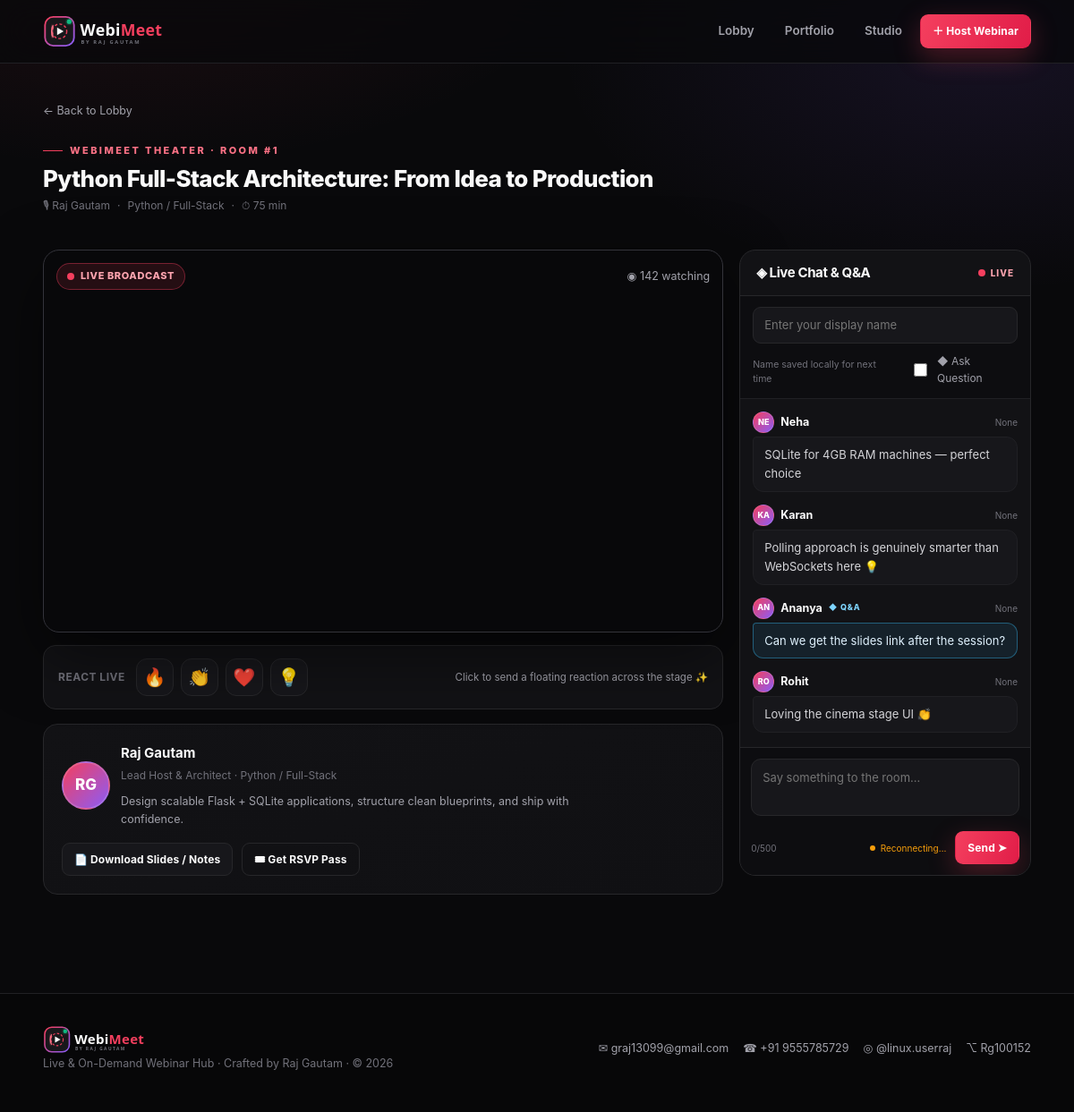
/room/1, run on the app's committed database.
### tables this page shows
CREATE TABLE webinars (
    id           INTEGER PRIMARY KEY AUTOINCREMENT,
    title        TEXT NOT NULL,
    speaker      TEXT NOT NULL,
    category     TEXT NOT NULL,
    mode         TEXT NOT NULL CHECK (mode IN ('live', 'recorded')),
    video_url    TEXT NOT NULL DEFAULT '',
    description  TEXT NOT NULL DEFAULT '',
    slides_url   TEXT NOT NULL DEFAULT '',
    starts_at    TEXT NOT NULL DEFAULT '',
    duration     TEXT NOT NULL DEFAULT '60 min',
    attendees    INTEGER NOT NULL DEFAULT 0,
    accent       TEXT NOT NULL DEFAULT 'rose',
    icon         TEXT NOT NULL DEFAULT '🎬',
    created_at   TEXT NOT NULL DEFAULT CURRENT_TIMESTAMP
);

CREATE TABLE chat_messages (
    id          INTEGER PRIMARY KEY AUTOINCREMENT,
    webinar_id  INTEGER NOT NULL,
    name        TEXT NOT NULL,
    message     TEXT NOT NULL,
    is_question INTEGER NOT NULL DEFAULT 0,
    created_at  TEXT NOT NULL DEFAULT CURRENT_TIMESTAMP,
    FOREIGN KEY (webinar_id) REFERENCES webinars(id) ON DELETE CASCADE
);

### routes/webinar_routes.py (the view, shortened to what this page needs)
@webinar_bp.get("/room/<int:webinar_id>")
def room(webinar_id):
    webinar = fetch_one("SELECT * FROM webinars WHERE id = ?", (webinar_id,))
    if webinar is None:
        abort(404)
    ticket_code = request.args.get("ticket", "").strip().upper()
    registration = None
    messages = fetch_all(
        """SELECT id, name, message, is_question,
                  strftime('%H:%M', created_at) AS time_label
           FROM chat_messages
           WHERE webinar_id = ?
           ORDER BY id DESC LIMIT 60""",
        (webinar_id,),
    )
    return render_template(
        "room.html",
        webinar=webinar,
        registration=registration,
        messages=list(reversed(messages)),
        preview=request.args.get("preview") == "1",
        active_page="room",
    )

### app.py (called while the page is built)
@app.context_processor
def inject_template_globals():
    return {
        "developer": DEVELOPER,
        "projects": PORTFOLIO_PROJECTS,
        "brand": "WebiMeet",
        "current_year": datetime.now(timezone.utc).year,
    }

### db.py (called while the page is built)
def get_db():
    if "db" not in g:
        os.makedirs(DB_DIR, exist_ok=True)
        connection = sqlite3.connect(DB_PATH)
        connection.row_factory = sqlite3.Row
        connection.execute("PRAGMA foreign_keys = ON")
        g.db = connection
    return g.db

def fetch_all(query, params=()):
    return get_db().execute(query, params).fetchall()

def fetch_one(query, params=()):
    return get_db().execute(query, params).fetchone()

### templates/room.html (shortened to what this page needs)
{% extends "base.html" %}
{% block content %}
<div class="container section-sm" style="padding-bottom:0">
  <a href="{{ url_for('webinar.lobby') }}" class="back-link">← Back to Lobby</a>
  <div class="between wrap">
    <div>
      <span class="eyebrow">WebiMeet Theater · Room #{{ webinar.id }}</span>
      <h2 style="margin:8px 0 4px;font-size:26px">{{ webinar.title }}</h2>
      <div class="session-meta" style="margin:0">
        <span>🎙 {{ webinar.speaker }}</span><span>·</span><span>{{ webinar.category }}</span><span>·</span><span>⏱ {{ webinar.duration }}</span>
      </div>
    </div>
  </div>
</div>
<div class="container section-sm">
  <div class="theater">
    <section class="stage-panel">
      <div class="video-shell">
        {% if preview %}
          <div style="position:absolute;inset:0;display:grid;place-items:center;background:radial-gradient(circle at 40% 40%, rgba(244,63,94,.22), transparent 50%), radial-gradient(circle at 75% 70%, rgba(139,92,246,.25), transparent 55%), #0b0b0f">
            <div class="hero-orb" style="width:220px;height:220px;left:50%;top:50%"></div>
            <div class="play-core" style="position:relative;top:auto;left:auto;transform:none;width:88px;height:88px">
              <svg viewBox="0 0 24 24" fill="none" aria-hidden="true"><path d="M8 5.5 19 12 8 18.5Z" fill="white"/></svg>
            </div>
          </div>
        {% elif webinar.mode == 'live' %}
          <iframe
            src="{{ webinar.video_url or ('https://meet.jit.si/WebiMeet-' ~ webinar.id) }}"
            allow="camera; microphone; fullscreen; display-capture; autoplay"
            allowfullscreen loading="lazy"
            title="Live Jitsi broadcast — {{ webinar.title }}"></iframe>
        {% else %}
          <iframe
            src="{{ webinar.video_url }}"
            allow="accelerometer; autoplay; clipboard-write; encrypted-media; gyroscope; picture-in-picture; fullscreen"
            allowfullscreen loading="lazy"
            title="Recorded session — {{ webinar.title }}"></iframe>
        {% endif %}
        <div class="stage-overlay-top">
          {% if webinar.mode == 'live' %}
            <span class="badge badge-live"><span class="dot"></span> Live Broadcast</span>
          {% else %}
            <span class="badge badge-recorded">◆ On Demand Recording</span>
          {% endif %}
          <span class="viewers">◉ {{ webinar.attendees }} {{ 'watching' if webinar.mode == 'live' else 'views' }}</span>
        </div>
        <div class="reaction-layer" id="reaction-layer"></div>
      </div>
      <div class="reaction-bar">
        <span class="label">React live</span>
        <button class="emoji-btn" data-emoji="🔥" aria-label="Fire reaction">🔥</button>
        <button class="emoji-btn" data-emoji="👏" aria-label="Clap reaction">👏</button>
        <button class="emoji-btn" data-emoji="❤️" aria-label="Heart reaction">❤️</button>
        <button class="emoji-btn" data-emoji="💡" aria-label="Insight reaction">💡</button>
        <span class="muted" style="font-size:11.5px;margin-left:auto">Click to send a floating reaction across the stage ✨</span>
      </div>
      <div class="card" style="margin-top:16px">
        <div class="speaker-panel">
          <div class="row">
            <div class="avatar avatar-lg">RG</div>
            <div>
              <strong style="display:block">{{ webinar.speaker }}</strong>
              <span class="dim" style="font-size:12px">Lead Host &amp; Architect · {{ webinar.category }}</span>
              <p class="muted" style="font-size:12.5px;margin:8px 0 0;max-width:520px">{{ webinar.description }}</p>
            </div>
          </div>
          <div class="resource-actions">
            {% if webinar.slides_url %}
            <a href="{{ webinar.slides_url }}" target="_blank" rel="noopener" class="btn btn-ghost btn-sm">📄 Download Slides / Notes</a>
            {% endif %}
            {% if registration %}
              <a href="{{ url_for('webinar.ticket', ticket_code=registration.ticket_code) }}" class="btn btn-outline btn-sm">🎟 My RSVP Pass</a>
            {% else %}
              <a href="{{ url_for('webinar.lobby') }}" class="btn btn-outline btn-sm">🎟 Get RSVP Pass</a>
            {% endif %}
          </div>
        </div>
      </div>
    </section>
    <aside class="chat-dock" id="chat-app" data-webinar-id="{{ webinar.id }}" data-last-id="{{ messages[-1].id if messages else 0 }}">
      <div class="chat-head">
        <h3>◈ Live Chat &amp; Q&amp;A</h3>
        <span class="live-pill"><span class="dot"></span> LIVE</span>
      </div>
      <div class="identity-box">
        <input type="text" id="display-name" maxlength="40" placeholder="Enter your display name" aria-label="Display name">
        <div class="row between" style="margin-top:10px">
          <span class="identity-hint">Name saved locally for next time</span>
          <label class="qa-toggle" title="Highlight this message for the speaker">
            <input type="checkbox" id="is-question"> ◆ Ask Question
          </label>
        </div>
      </div>
      <div class="chat-messages" id="chat-messages" aria-live="polite">
        {% for m in messages %}
        <article class="chat-msg {{ 'is-question' if m.is_question }}" data-id="{{ m.id }}">
          <div class="chat-msg-head">
            <div class="avatar">{{ m.name[:2]|upper }}</div>
            <strong>{{ m.name }}</strong>
            {% if m.is_question %}<span class="qa-tag">◆ Q&amp;A</span>{% endif %}
            <time>{{ m.time_label }}</time>
          </div>
          <p>{{ m.message }}</p>
        </article>
        {% endfor %}
      </div>
      <div class="chat-compose">
        <form id="chat-form">
          <textarea id="chat-input" maxlength="500" placeholder="Say something to the room…" aria-label="Chat message"></textarea>
          <div class="compose-row">
            <span class="char-count" id="char-count">0/500</span>
            <div class="row" style="gap:10px">
              <span class="conn-status" id="conn-status"> Live · 2s sync</span>
              <button type="submit" class="btn btn-primary btn-sm">Send ➤</button>
            </div>
          </div>
        </form>
      </div>
    </aside>
  </div>
</div>
{% endblock %}

### templates/base.html (shortened to what this page needs)
<!DOCTYPE html>
<html lang="en">
<head>
  <link rel="stylesheet" href="{{ url_for('static', filename='css/webimeet.css') }}">
</head>
<body>
  <nav class="navbar">
    <div class="container nav-inner">
      <a href="{{ url_for('webinar.lobby') }}" class="brand" aria-label="WebiMeet home">
        <img src="{{ url_for('static', filename='assets/logo-webimeet.svg') }}" alt="WebiMeet — by Raj Gautam">
      </a>
      <div class="nav-links">
        <a class="nav-link {{ 'active' if active_page == 'lobby' }}" href="{{ url_for('webinar.lobby') }}">Lobby</a>
        <a class="nav-link {{ 'active' if active_page == 'portfolio' }}" href="{{ url_for('webinar.portfolio') }}">Portfolio</a>
        <a class="nav-link {{ 'active' if active_page == 'host' }}" href="{{ url_for('webinar.host') }}">Studio</a>
        <a class="btn btn-primary btn-sm" href="{{ url_for('webinar.host') }}">＋ Host Webinar</a>
      </div>
    </div>
  </nav>
  <main>
    {% block content %}{% endblock %}
  </main>
  <footer class="footer no-print">
    <div class="container footer-grid">
      <div>
        <a href="{{ url_for('webinar.lobby') }}" class="brand">
          <img src="{{ url_for('static', filename='assets/logo-webimeet.svg') }}" alt="WebiMeet" style="height:34px">
        </a>
        <p>Live &amp; On-Demand Webinar Hub · Crafted by {{ developer.name }} · © {{ current_year }}</p>
      </div>
      <div class="footer-links">
        <a href="mailto:{{ developer.email }}">✉ {{ developer.email }}</a>
        <a href="tel:{{ developer.contact }}">☎ {{ developer.contact }}</a>
        <a href="https://instagram.com/linux.userraj" target="_blank" rel="noopener">◎ {{ developer.instagram }}</a>
        <a href="{{ developer.github_url }}" target="_blank" rel="noopener">⌥ {{ developer.github }}</a>
      </div>
    </div>
  </footer>
</body>
</html>

### data on the page
webinars: id "1", title "Python Full-Stack Architecture: From Idea to Production", speaker "Raj Gautam", category "Python / Full-Stack", duration "75 min", attendees "142", mode "watching", description "Design scalable Flask + SQLite applications, structure clean blueprints, and ship with confidence.", name "Raj Gautam"
chat_messages: name "NE", name "Neha", time_label "None", message "SQLite for 4GB RAM machines — perfect choice"
chat_messages: name "KA", name "Karan", time_label "None", message "Polling approach is genuinely smarter than WebSockets here 💡"
chat_messages: name "AN", name "Ananya", is_question "◆ Q&A", time_label "None", message "Can we get the slides link after the session?"
chat_messages: name "RO", name "Rohit", time_label "None", message "Loving the cinema stage UI 👏"

### other printed values
{{ developer.email }} "graj13099@gmail.com"
{{ developer.contact }} "+91 9555785729"
{{ developer.instagram }} "@linux.userraj"
{{ developer.github }} "Rg100152"
